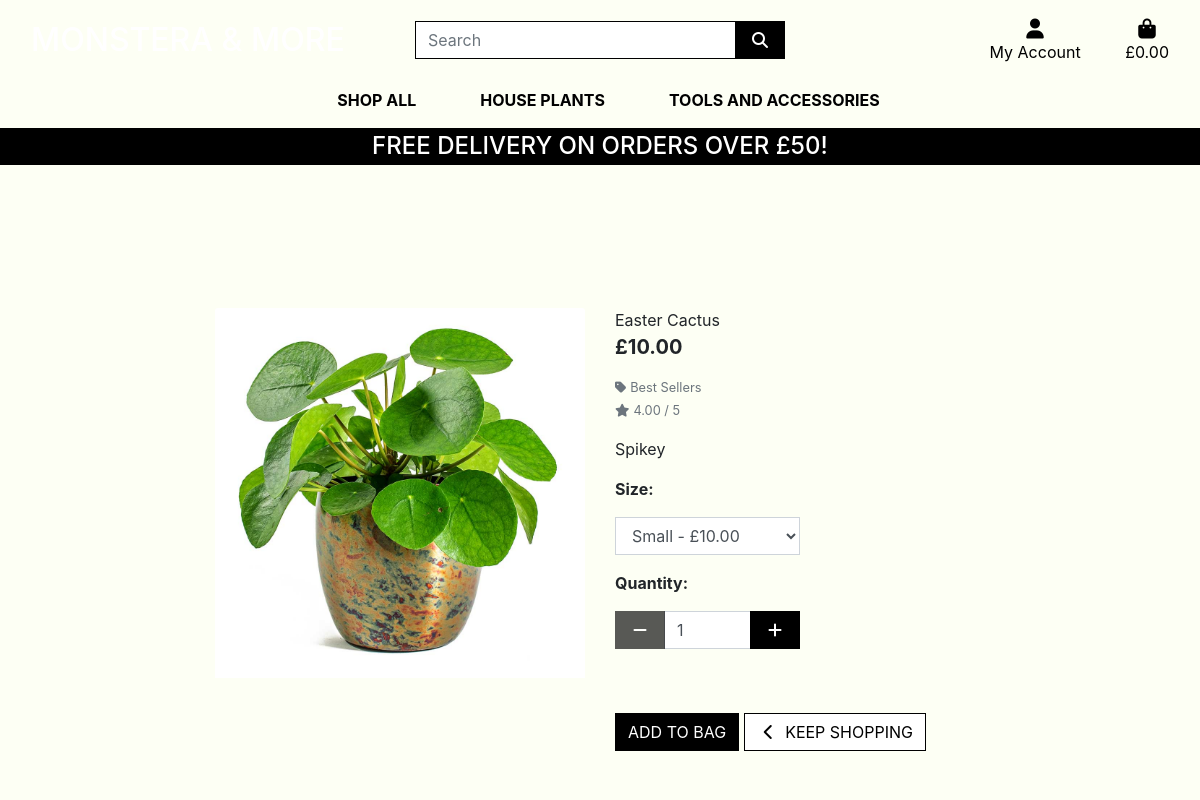
The app's page /products/176 with its own data.
### products/models.py (models this page shows, shortened)
class Product(models.Model):
    category = models.ForeignKey('Category', null=True, blank=True, on_delete=models.SET_NULL)
    plant = models.BooleanField(null=True, blank=True)
    sku = models.CharField(max_length=254, null=True, blank=True)
    name = models.CharField(max_length=254)
    description = models.TextField()
    has_sizes = models.BooleanField(default=False, null=True, blank=True)
    price = models.DecimalField(max_digits=6, decimal_places=2)
    price_medium = models.DecimalField(max_digits=6, decimal_places=2, default=0)
    price_large = models.DecimalField(max_digits=6, decimal_places=2, default=0)
    in_stock = models.BooleanField(default=True, null=True, blank=True)
    date_created = models.DateTimeField(auto_now_add=True)
    rating = models.DecimalField(max_digits=6, decimal_places=2, null=True, blank=True)
    image_url = models.URLField(max_length=1024, null=True, blank=True)
    image = models.ImageField(null=True, blank=True)

class Category(models.Model):
    class Meta:
        verbose_name_plural = 'Categories'
    name = models.CharField(max_length=254)
    friendly_name = models.CharField(max_length=254, null=True, blank=True)

### products/views.py (the view)
# urls.py: path('<product_id>', views.product_detail, name='product_detail'),
def product_detail(request, product_id):
    product = get_object_or_404(Product, pk=product_id)
    context = {
        'product': product,
    }
    return render(request, 'products/product_detail.html', context)

### bag/contexts.py (called while the page is built, shortened)
def bag_contents(request):
    bag_items = []
    total = 0
    product_count = 0
    bag = request.session.get('bag', {})
    if total < settings.FREE_DELIVERY_THRESHOLD:
        delivery = total * Decimal(settings.STANDARD_DELIVERY_PERCENTAGE / 100)
        free_delivery_delta = settings.FREE_DELIVERY_THRESHOLD - total
    else:
        delivery = 0
        free_delivery_delta = 0
    grand_total = delivery + total
    context = {
        'bag_items': bag_items,
        'total': total,
        'product_count': product_count,
        'delivery': delivery,
        'free_delivery_delta': free_delivery_delta,
        'free_delivery_threshold': settings.FREE_DELIVERY_THRESHOLD,
        'grand_total': grand_total,
    }
    return context

### products/templates/products/product_detail.html (shortened to what this page needs)
{% extends "base.html" %}
{% load static %}
{% block page_header %}
    <div class="container header-container">
    </div>
{% endblock %}
{% block content %}
    <div class="overlay"></div>
    <div class="container-fluid pt-5 mt-5">
        <div class="row">
            <div class="col-12 col-md-6 col-lg-4 offset-lg-2">
                <div class="image-container my-5">
                    {% if product.image %}
                        <a href="{{ product.image.url }}">
                            <img class="card-img-top img-fluid" src="{{ product.image.url }}" alt="{{ product.name }}">
                        </a>
                        {% else %}
                        <a href="">
                            <img class="card-img-top img-fluid" src="{{ MEDIA_URL }}noimage.png" alt="{{ product.name }}">
                        </a>
                    {% endif %}
                </div>
            </div>
            <div class="col-12 col-md-6 col-lg-4">
                <div class="product-details-container mb-5 mt-md-5">
                    <p class="mb-0">{{ product.name }}</p>
                    <p class="lead mb-0 text-left font-weight-bold" id="price_text">£{{ product.price}}</p>
                    {% if product.category %}
                    <p class="small mt-1 mb-0">
                        <a class="text-muted" href="{% url 'products' %}?category={{ product.category.name }}">
                            <i class="fas fa-tag mr-1"></i>{{ product.category.friendly_name }}
                        </a>
                    </p>
                    {% endif %}
                    {% if product.rating %}
                        <small class="text-muted"><i class="fas fa-star mr-1"></i>{{ product.rating }} / 5</small>
                    {% else %}
                        <small class="text-muted">No Rating</small>
                    {% endif %}
                    <p class="mt-3">{{ product.description }}</p>
                    <form class="form" action="{% url 'add_to_bag' product.id %}" method="POST">
                        <div class="form-row">
                            {% with product.has_sizes as s %}
                            {% if s %}
                                <div class="col-12">
                                    <p><strong>Size:</strong></p>
                                    <select class="form-control rounded-0 w-50" name="product_size" id="id_product_size" onchange="">
                                        <option value="s"selected>Small - £{{product.price}}</option>
                                    </select>
                                </div>
                            {% endif %}
                            {% if product.in_stock == True %}
                            <div class="col-12">
                                <p class="mt-3"><strong>Quantity:</strong></p>
                                <div class="form-group w-50">
                                    <div class="input-group">
                                        <div class="input-group-prepend">
                                            <button class="decrement-qty btn btn-black rounded-0"
                                                data-item_id="{{ product.id }}" id="decrement-qty_{{ product.id }}">
                                                <span class="icon">
                                                    <i class="fas fa-minus"></i>
                                                </span>
                                            </button>
                                        </div>
                                        <input class="form-control qty_input" type="number"
                                            name="quantity" value="1" min="1" max="5"
                                            data-item_id="{{ product.id }}"
                                            id="id_qty_{{ product.id }}">
                                        <div class="input-group-append">
                                            <button class="increment-qty btn btn-black rounded-0"
                                                data-item_id="{{ product.id }}" id="increment-qty_{{ product.id }}">
                                                <span class="icon">
                                                    <i class="fas fa-plus"></i>
                                                </span>
                                            </button>
                                        </div>
                                    </div>
                                </div>
                            </div>
                            <div class="col-12">
                                <input type="submit" class="btn btn-black rounded-0 text-uppercase mt-5" value="Add to Bag">
                                <a href="{% url 'products' %}" class="btn btn-outline-black rounded-0 mt-5">
                                    <span class="icon">
                                        <i class="fas fa-chevron-left"></i>
                                    </span>
                                    <span class="text-uppercase">Keep Shopping</span>
                                </a>
                            </div>
                            {% endif %}
                            {% endwith %}
                        </div>
                    </form>
                </div>
            </div>
        </div>
    </div>
    {% endblock %}

### templates/base.html (shortened to what this page needs)
{% load static %}
<!doctype html>
<html lang="en">
<head>
  {% block corecss %}
  <link rel="stylesheet" href="https://stackpath.bootstrapcdn.com/bootstrap/4.4.1/css/bootstrap.min.css"
>
  <link rel="stylesheet" href="{% static 'css/base.css' %}">
  {% endblock %}
</head>
<body>
  <header class="container-fluid fixed-top">
    <div id="topnav" class="row pt-lg-2 d-none d-lg-flex">
      <div class="col-12 col-lg-4 my-auto py-1 py-lg-0 text-center text-lg-left">
        <a href="{% url 'home' %}" class="nav-link main-logo-link">
          <h2 class="logo-font text-white my-0">Monstera &amp; more</h2>
        </a>
      </div>
      <div class="col-12 col-lg-4 my-auto py-1 py-lg-0">
        <form method="GET" action="{% url 'products' %}">
          <div class="input-group w-100">
            <input class="form-control border border-black rounded-0" type="text" name="q" placeholder="Search">
            <div class="input-group-append">
              <button class="form-control btn btn-black border border-black rounded-0" type="submit">
                <span class="icon">
                  <i class="fas fa-search"></i>
                </span>
              </button>
            </div>
          </div>
        </form>
      </div>
      <div class="col-12 col-lg-4 my-auto py-1 py-lg-0">
        <ul class="list-inline list-unstyled text-center text-lg-right my-0">
          <li class="list-inline-item dropdown">
            <a class="text-black nav-link" href="#" id="user-options" data-toggle="dropdown" aria-haspopup="true"
              aria-expanded="false">
              <div class="text-center">
                <div><i class="fas fa-user fa-lg"></i></div>
                <p class="my-0">My Account</p>
              </div>
            </a>
          </li>
          <li class="list-inline-item">
            <a class="{% if grand_total %}text-info font-weight-bold{% else %}text-black{% endif %} nav-link"
              href="{% url 'view_bag' %}">
              <div class="text-center">
                <div><i class="fas fa-shopping-bag fa-lg"></i></div>
                <p class="my-0">
                  {% if grand_total %}
                  £{{ grand_total|floatformat:2 }}
                  {% else %}
                  £0.00
                  {% endif %}
                </p>
              </div>
            </a>
          </li>
        </ul>
      </div>
    </div>
    <div class="row">
      <nav class="navbar navbar-expand-lg navbar-light w-100">
        {% include 'includes/mobile-top-header.html' %}
        {% include 'includes/main-nav.html' %}
      </nav>
    </div>
    <div id="delivery-banner" class="row text-center">
      <div class="col bg-black text-white">
        <h4 class="logo-font my-1">Free delivery on orders over £{{ free_delivery_threshold }}!</h4>
      </div>
  </header>
  {% block page_header %}
  {% endblock %}
  {% block content %}
  {% endblock %}
</body>
</html>

### templates/includes/mobile-top-header.html (shortened to what this page needs)
<ul>
  </ul>

### templates/includes/main-nav.html (shortened to what this page needs)
<div class="collapse navbar-collapse" id="main-nav">
    <ul class="navbar-nav w-auto mx-auto">
        <li class="nav-item dropdown">
            <a class="logo-font font-weight-bold nav-link text-black mr-5" href="#" id="all-products-link" data-toggle="dropdown" aria-haspopup="true" aria-expanded="false">
                Shop All
            </a>
        </li>
        <li class="nav-item dropdown">
            <a class="logo-font font-weight-bold nav-link text-black mr-5" href="#" id="clothing-link" data-toggle="dropdown" aria-haspopup="true" aria-expanded="false">
                House plants
            </a>
        </li>
        <li class="nav-item dropdown">
            <a class="logo-font font-weight-bold nav-link text-black mr-5" href="#" id="homeware-link" data-toggle="dropdown" aria-haspopup="true" aria-expanded="false">
                Tools and accessories
            </a>
        </li>
    </ul>
</div>

### static/css/base.css (style rules this page uses)
html { height: 100%; }
body { background-image: url('/media/hero-plant.jpg') ; height: 100vh; background-position: center; }
.icon { align-items: center; display: inline-flex; justify-content: center; height: 1.5rem; width: 1.5rem; }
.logo-font { text-transform: uppercase; }
.main-logo-link { width: fit-content; }
.btn-black { background: black; color: white; }
.text-black { color: #000 !important; }
.border-black { border: 1px solid black !important; }
.bg-black { background: #000 !important; }
.overlay { height: 100%; width: 100%; top: 0; left: 0; position: fixed; background: #FDFFF4; z-index: -1; }
.btn-outline-black { background: white; color: black !important; border: 1px solid black; }
@media (min-width: 1200px) { .container { max-width: 80%; } }
@media (min-width: 992px) { .header-container { padding-top: 164px; } }

### records on screen
Product: image (picture), name "Easter Cactus", price "10.00", category.friendly_name "Best Sellers", rating "4.00", description "Spikey"

### other values on screen
{{ free_delivery_threshold }} "50"
